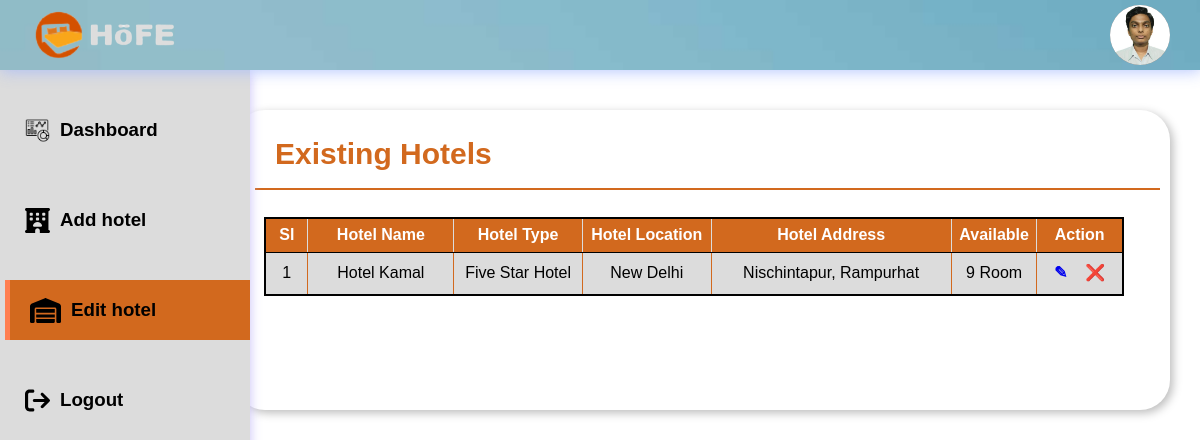
The app's page /admin_actionhotel.php (signed in), older data.
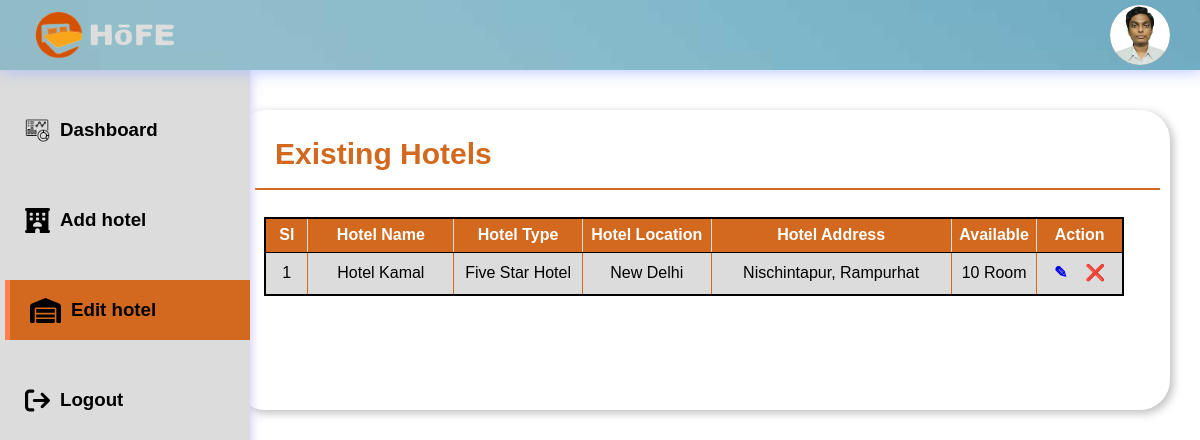
The same page, newer data.
### tables this page shows
CREATE TABLE `hotel` (
  `id` int(11) NOT NULL,
  `aduser` varchar(20) NOT NULL,
  `hname` varchar(30) NOT NULL,
  `htype` varchar(20) NOT NULL,
  `hloc` varchar(15) NOT NULL,
  `haddr` varchar(100) NOT NULL,
  `hdes` varchar(500) NOT NULL,
  `rent` varchar(11) NOT NULL,
  `img` varchar(100) NOT NULL,
  `avail` varchar(11) NOT NULL
);

### admin_actionhotel.php (the view, shortened to what this page needs)
<?php
$img=$_SESSION['aimg'];
$aduser=$_SESSION['auser'];
$sl=1;
$mysqli=new mysqli("localhost","root","","hotel_reserve");
$sql="SELECT * FROM hotel WHERE aduser='".$aduser."'";
$result=mysqli_query($mysqli,$sql);
echo '
<!DOCTYPE html>
<html lang="en">
<head>
    <meta charset="UTF-8">
    <meta name="viewport" content="width=device-width, initial-scale=1.0">
    <title>* Hotel Booking *</title>
    <link rel="stylesheet" href="css/admin.css">
    <script defer src="admin_activepage.js"></script>
</head>
<body>
    <header>
        <div class="logosec">
            <img src="Components/logo.png" alt="" style="width: 300%; margin-left: 100px;">
        </div>
        <div class="message">
            <div class="dp">
              <img src= "Components/';echo $img; echo '" class="dpicn" alt="dp">
              </div>
        </div>
    </header>
    <div class="main-container">
        <div class="navcontainer">
            <nav class="nav">
                <div class="nav-upper-options">
                    <div class="dash" id="nav-option">
                        <a href="admin.php">
                            <img src="Components/data-analysis_12959229.png" class="nav-img" alt="dashboard">
                            <h3>Dashboard</h3>
                        </a>
                    </div>
                    <div class="add" id="nav-option">
                        <a href="admin_addhotel.php">
                            <img src="Components/svg/hotel-solid.svg" class="nav-img" alt="institution">
                            <h3>Add hotel</h3>
                        </a>
                    </div>
                    <div class="edit" id="nav-option">
                        <a href="admin_actionhotel.php">
                            <img src="Components/svg/warehouse-solid.svg" class="nav-img" alt="institution">
                            <h3>Edit hotel</h3>
                        </a>
                    </div>
                    <div id="nav-option">
                        <a href="admin_login.php">
                            <img src="Components/svg/arrow-right-from-bracket-solid.svg" class="nav-img" alt="logout">
                            <h3>Logout</h3>
                        </a>
                    </div>
                </div>
            </nav>
        </div>
        <div class="main">
            <div class="report-container">
                <div class="report-header">
                    <h1 class="recent-Articles">Existing Hotels</h1>
                </div>
                <div class="items">
                    <table class="actiontable">
                        <tr>
                            <th style="width: 5%;">Sl</th>
                            <th style="width: 17%;">Hotel Name</th>
                            <th style="width: 15%;">Hotel Type</th>
                            <th style="width: 15%;">Hotel Location</th>
                            <th style="width: 28%;">Hotel Address</th>
                            <th style="width: 10%;">Available</th>
                            <th style="width: 10%;">Action</th>
                        </tr>';
                        if($result->num_rows > 0)
                        {
                            while($row=mysqli_fetch_assoc($result))
                            {
                                echo '<tr>
                                    <td>';echo $sl;echo'</td>
                                    <td>';echo $row['hname'];echo'</td>
                                    <td>';echo $row['htype'];echo'</td>
                                    <td>';echo $row['hloc'];echo'</td>
                                    <td>';echo $row['haddr'];echo'</td>
                                    <td>';echo $row['avail'];echo' Room</td>
                                    <td>
                                        <a href="admin_edithotel.php?uphname=';echo $row['hname'];echo'">&#9998;</a>
                                        <a href="admin_deletehotel.php?uphname=';echo $row['hname'];echo'">&#10060;</a>                                    </td>
                                    </tr>';
                                $sl=$sl+1;
                            }
                        }
                        else
                        {
                            echo '<tr><td colspan="7">No Record Found</td></tr>';
                        }
                    echo '</table>
                </div>
            </div>
        </div>
    </div>
</body>
</html>
';
?>

Row changes from the older to the newer data that the page shows:
changed hotel "Hotel Kamal": avail "9" → "10"
